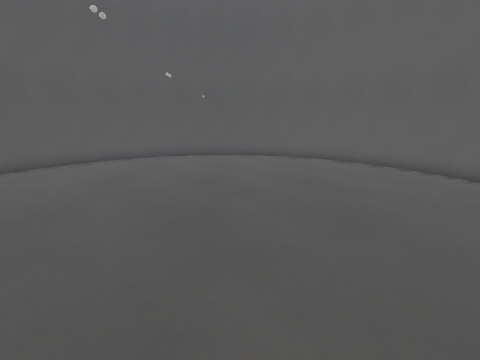
View 1 (above)

12 first-person views from a walk through a level from a Godot 3-D game. The camera is 1.2 m above the floor, tilts 14° down and sees 90° across. The floor is counted in squares, 0.5 m on a side. Each view is taken from the middle of a square. On the plan, view 1 faces up. The plan holds only what a view shows up to about 17 squares ahead; the rest is blank. The place goes on beyond the plan. Characters and animated objects are not drawn.

View 2
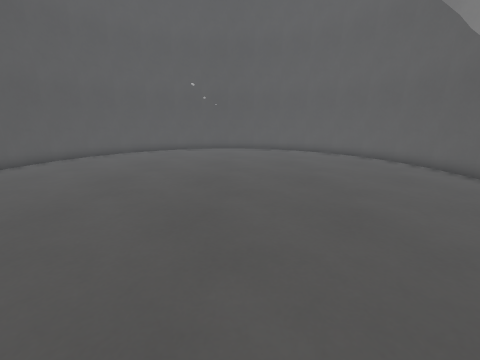

View 3
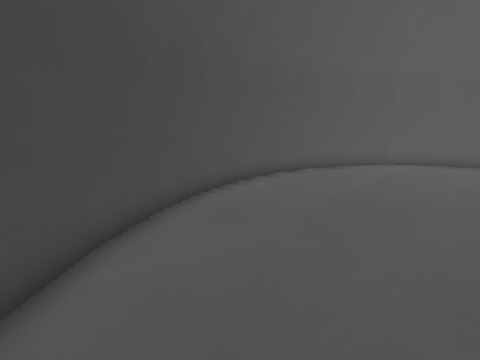

View 4
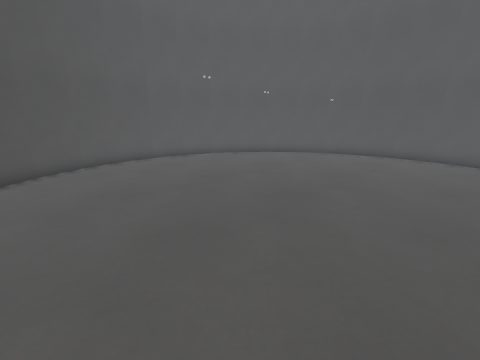

View 5
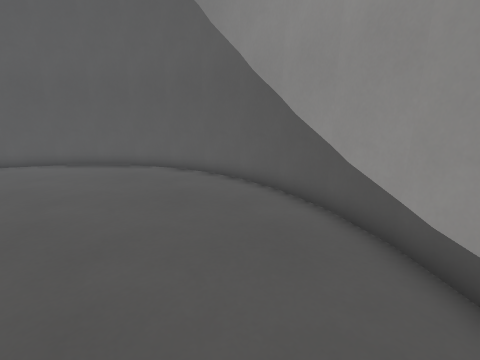

View 6
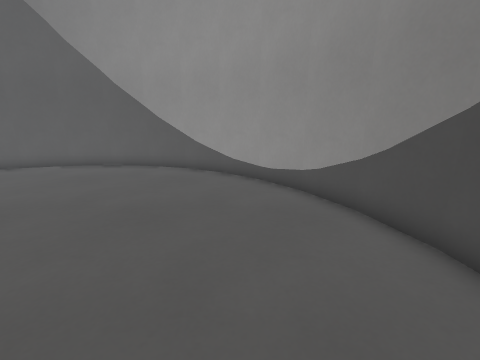

View 7
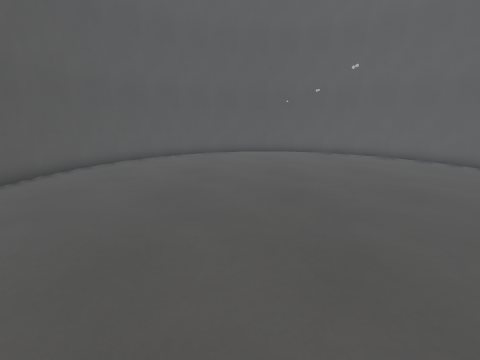

View 8
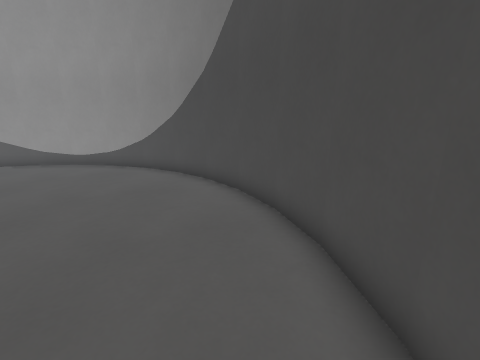

View 9
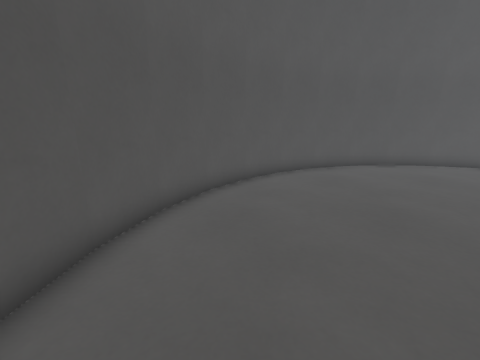

View 10
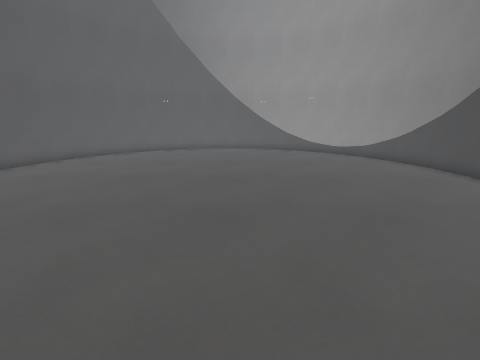

View 11
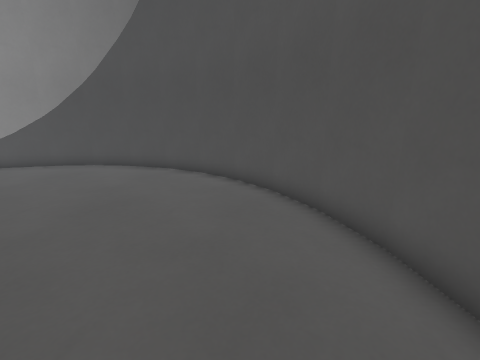

View 12
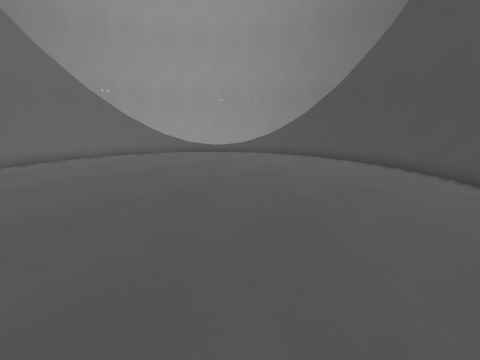

### Floor plan
Points are (right, up) in squares from view 1. A wall is a line through its corners. A room is listed if a view was taken in it or the views show most of it. See-through windows are left out.
Room 1 (views 1, 2, 3, 4, 5, 6, 7, 8, 9, 10, 11, 12)
walls: (5.1, 15.1) (3.1, 16.2); (-8.8, -1.7) (-7.1, -3.2); (-5.3, -4.1) (-3.1, -4.8); (3.3, 16.1) (1.1, 16.8); (9.1, 1.7) (9.8, 3.9); (-7, 15.2) (-8.8, 13.8); (-3, 16.8) (-5.3, 16.1); (5, -3.2) (6.9, -1.7); (9.8, 8) (9.1, 10.3); (-5.1, 16.2) (-7.2, 15.1); (3.1, -4.2) (5.2, -3.1); (9.2, 10.1) (8.1, 12.1); (-12, 6.1) (-11.8, 3.7); (-1.1, -5) (1.3, -4.8); (-0.9, 17) (-3.2, 16.8); (10, 5.9) (9.8, 8.3); (-11.8, 3.9) (-11.2, 1.8) (-10.1, -0.2); (1.1, -4.8) (3.2, -4.2); (-10.1, 12.2) (-11.2, 10.1); (-7.2, -3.1) (-5.2, -4.2); (8.1, -0.2) (9.2, 1.9); (-3.2, -4.8) (-0.9, -5); (9.8, 3.8) (10, 6.1); (-11.2, 10.2) (-11.8, 8.1); (-8.7, 13.9) (-10.2, 12); (6.7, -1.9) (8.2, 0); (-10.2, -0.1) (-8.7, -1.8); (8.2, 12.1) (6.8, 13.8) (5, 15.2); (-11.8, 8.3) (-12, 5.9); (1.3, 16.8) (-1.1, 17)

Where each view was taken, in squares from view 1:
view 1: 0 up, 0 right, facing up
view 2: 4 down, 0 right, facing up
view 3: 2 down, 1 right, facing left
view 4: 1 down, 3 right, facing up-left
view 5: 1 down, 3 right, facing up-right
view 6: 1 down, 3 left, facing right
view 7: 2 down, 3 left, facing up
view 8: 1 up, 9 left, facing down-right
view 9: 4 up, 9 left, facing up
view 10: 5 up, 11 left, facing right
view 11: 8 up, 9 left, facing down
view 12: 10 up, 8 left, facing down-right
